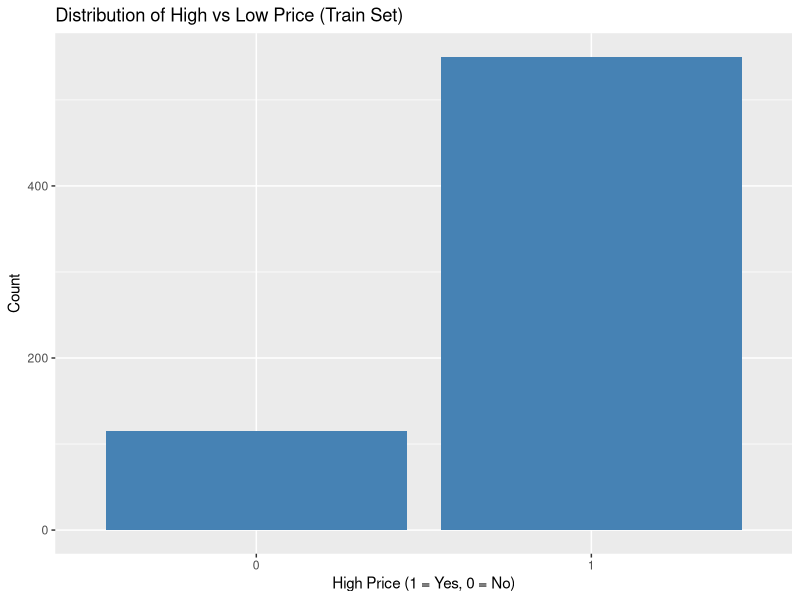
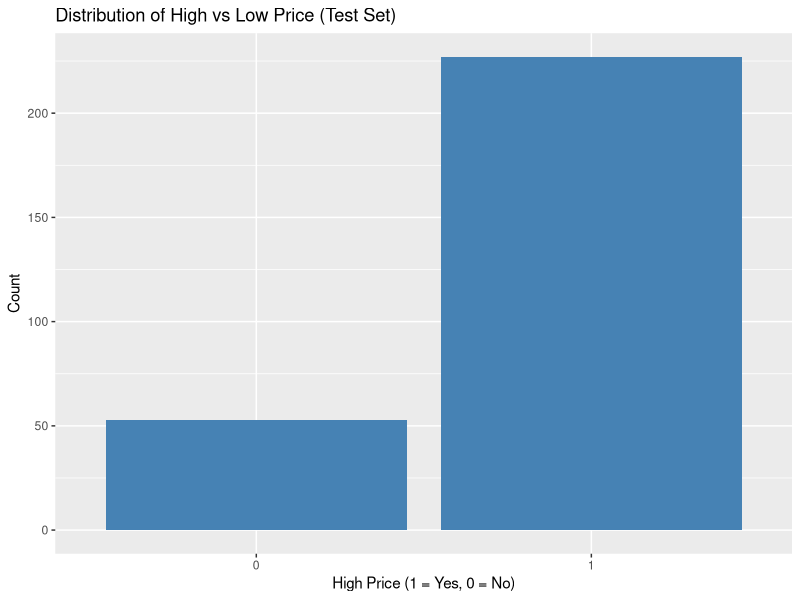
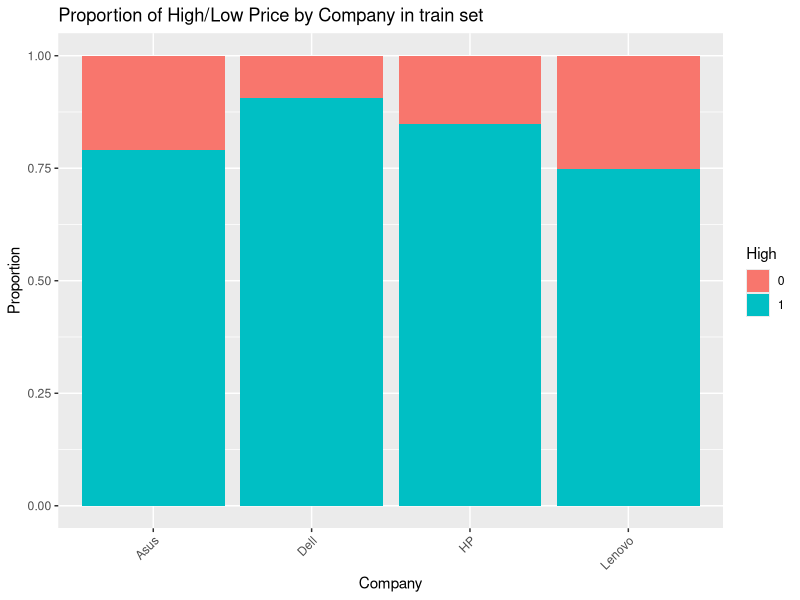
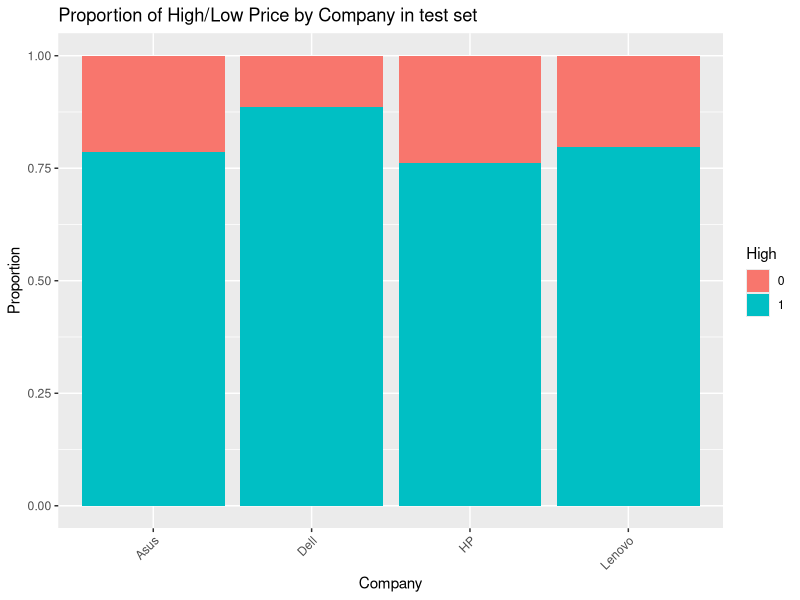
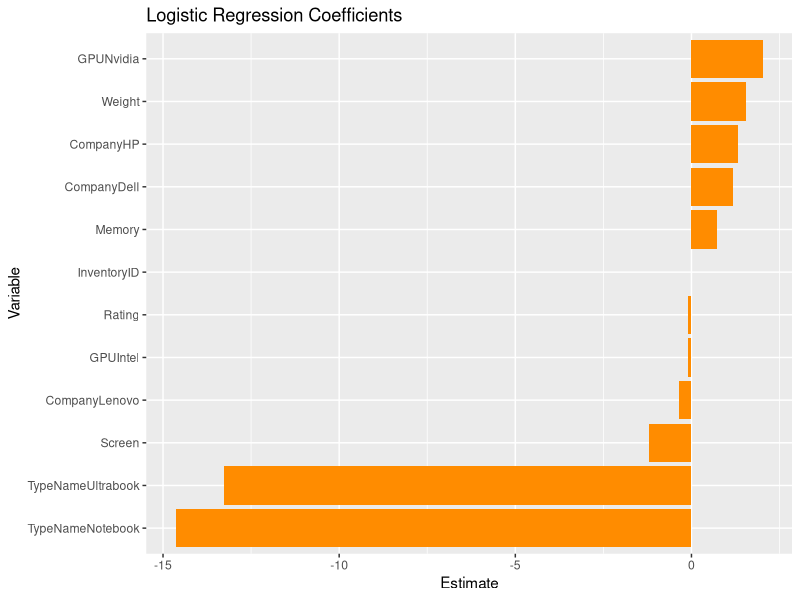
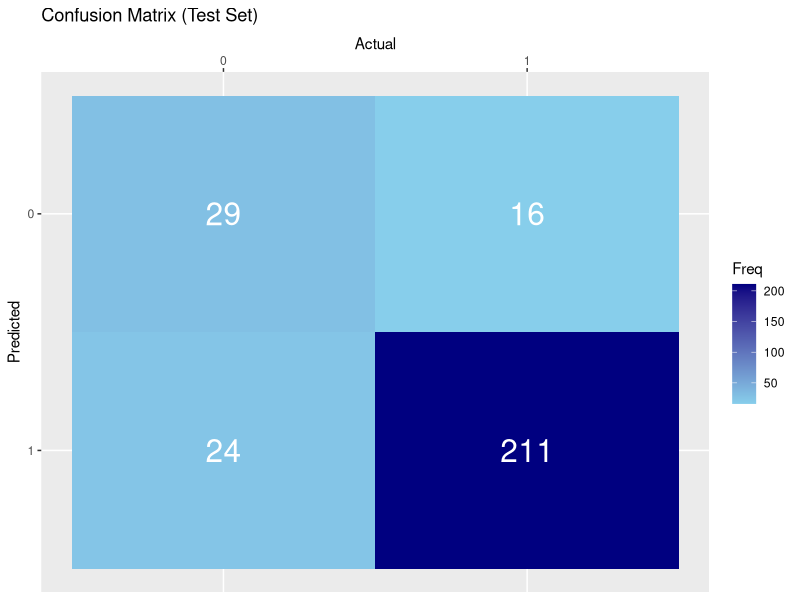

R code for these plots, in order:
## ---- chunk 1
knitr::opts_chunk$set(echo = TRUE)
## ---- chunk 2
library(readr)
library(dplyr)
library(ggplot2)
library(caret)
library(reshape2)
## ---- chunk 3
# NOTE: Data files must be in a 'Data' subdirectory relative to this R Markdown file
# Expected structure:
#   - prob4.Rmd
#   - Data/
#     |- laptop_train.csv
#     |- laptop_test.csv
setwd(dirname(rstudioapi::getSourceEditorContext()$path))

# Read CSV files using relative paths
df_train <- read_csv("Data/laptop_train.csv")
df_test <- read_csv("Data/laptop_test.csv")
## ---- chunk 4
head(df_train)
## ---- chunk 5
head(df_test)
## ---- chunk 6
# We want to know the dimensions of our dataset. 
dim(df_train) # there are 9 features and 665 observations
dim(df_test)  # there are 9 features and 280 observations
## ---- chunk 7
str(df_train) # structure (variable types, first few entries)
str(df_test)  # structure (variable types, first few entries)
## ---- chunk 8
summary(df_train) # summary statistics by column
summary(df_test)  # summary statistics by column
## ---- chunk 9
colSums(is.na(df_train))   # number of NAs per column
anyNA(df_train)            # check if dataset has any missing values
## ---- chunk 10
# Add binary column 'high' to training and test datasets
df_train <- df_train %>%
  mutate(high = ifelse(Price >= 500, 1, 0))

df_test <- df_test %>%
  mutate(high = ifelse(Price >= 500, 1, 0))

# Check the distribution of the new binary variable in training set
table(df_train$high)
prop.table(table(df_train$high))

# Check distribution in test set
table(df_test$high)
prop.table(table(df_test$high))
## ---- chunk 11
# Bar plot of high/low price distribution in training set
ggplot(df_train, aes(factor(high))) +
  geom_bar(fill = "steelblue") +
  labs(title = "Distribution of High vs Low Price (Train Set)",
       x = "High Price (1 = Yes, 0 = No)", y = "Count")
## ---- chunk 12
# Bar plot of high/low price distribution in test set
ggplot(df_test, aes(factor(high))) +
  geom_bar(fill = "steelblue") +
  labs(title = "Distribution of High vs Low Price (Test Set)",
       x = "High Price (1 = Yes, 0 = No)", y = "Count")
## ---- chunk 13
# Bar plot: Company vs High/Low Price in training set

ggplot(df_train, aes(x = Company, fill = factor(high))) +
  geom_bar(position = "fill") +
  labs(title = "Proportion of High/Low Price by Company in train set", 
        y = "Proportion", fill = "High") +
  theme(axis.text.x = element_text(angle = 45, hjust = 1))
## ---- chunk 14
# Bar plot: Company vs High/Low in test set
ggplot(df_test, aes(x = Company, fill = factor(high))) +
  geom_bar(position = "fill") +
  labs(title = "Proportion of High/Low Price by Company in test set", 
        y = "Proportion", fill = "High") +
  theme(axis.text.x = element_text(angle = 45, hjust = 1))
## ---- chunk 15
# Make copies of the original datasets
df_train_orig <- df_train
df_test_orig  <- df_test

# Set seed for reproducibility
set.seed(123)

# Convert 'high' to factor for classification
df_train_orig$high <- factor(df_train_orig$high, levels = c(0,1), labels = c("low","high"))
df_test_orig$high  <- factor(df_test_orig$high,  levels = c(0,1), labels = c("low","high"))

# Upsample the minority class (low price laptops)
df_train_orig_balanced <- upSample(x = subset(df_train_orig, select = -high),
                              y = df_train_orig$high,
                              yname = "high")

# Convert 'high' back to 0/1 for easier analysis
df_train_orig_balanced$high <- ifelse(df_train_orig_balanced$high == "high", 1, 0)

# Check the distribution of the new binary variable in balanced training set
table(df_train_orig_balanced$high)
prop.table(table(df_train_orig_balanced$high))
## ---- chunk 16
# Build logistic regression model
# Dependent variable: 'high' (binary outcome: 1 = high price, 0 = low price)
# Independent variables: InventoryID, Company, TypeName, GPU, Screen, Memory,
# Weight, Rating
# We include all predictors in the model without performing variable selection
# Build logistic regression model
logistic_model <- glm(high ~ InventoryID + Company + TypeName + GPU + Screen +
                    Memory + Weight + Rating,
                    data = df_train,
                    family = "binomial")

# Show model summary
# This outputs coefficient estimates, significance levels,
# and model fit statistics
summary(logistic_model)
## ---- chunk 17
# Which variables are significant in predicting the probability of a
# price's being high? Variables with p-values less than 0.05 are considered
# statistically significant
significant_vars <- summary(logistic_model)$coefficients
significant_vars[significant_vars[,4] < 0.05, ]
## ---- chunk 18
# Bars are colored dark orange for better visibility.
coefs_df <- as.data.frame(summary(logistic_model)$coefficients)
coefs_df$Variable <- rownames(coefs_df)
coefs_df <- coefs_df[coefs_df$Variable != "(Intercept)", ]

ggplot(coefs_df, aes(x = reorder(Variable, Estimate), y = Estimate)) +
  geom_bar(stat = "identity", fill = "darkorange") +
  coord_flip() +
  labs(title = "Logistic Regression Coefficients", x = "Variable", y = "Estimate")
## ---- chunk 19
# Create a new observation
new_laptop <- data.frame(
  InventoryID = 4096,
  Company = "Lenovo",
  TypeName = "Ultrabook",
  GPU = "Intel",
  Screen = 8,
  Memory = 8,
  Weight = 4.2,
  Rating = 7
)

# Show the equation for probability:
# pr(high = 1) = 1 / (1 + exp(-(B0 + B1*InventoryID + ... + B7*Rating)))
coefs <- coef(logistic_model)
coefs

# Calculate logit (Z) manually
Z <- coefs["(Intercept)"] +
     coefs["InventoryID"] * new_laptop$InventoryID +
     coefs[paste0("Company", new_laptop$Company)] +
     coefs[paste0("TypeName", new_laptop$TypeName)] +
     coefs[paste0("GPU", new_laptop$GPU)] +
     coefs["Screen"] * new_laptop$Screen +
     coefs["Memory"] * new_laptop$Memory +
     coefs["Weight"] * new_laptop$Weight +
     coefs["Rating"] * new_laptop$Rating

# Calculate probability
prob <- 1 / (1 + exp(-Z))
print(paste("Predicted probability (manual):", round(prob, 4)))

# Or use predict()
prob_predict <- predict(logistic_model, newdata = new_laptop, type = "response")
print(paste("Predicted probability (predict):", round(prob_predict, 4)))
## ---- chunk 20
# Generate predictions on test set
test_predictions <- predict(logistic_model, newdata = df_test, type = "response")

# Convert probabilities to binary predictions using 0.5 cutoff
predicted_classes <- ifelse(test_predictions >= 0.5, 1, 0)

# Calculate accuracy
accuracy <- mean(predicted_classes == df_test$high)

# Create confusion matrix
conf_matrix <- table(Predicted = predicted_classes, Actual = df_test$high)

# Display results
print("Confusion Matrix:")
print(conf_matrix)
print(paste("Accuracy:", round(accuracy * 100, 2), "%"))
## ---- chunk 21
# Visualize confusion matrix as heatmap
cm_df <- as.data.frame(conf_matrix)
colnames(cm_df) <- c("Predicted", "Actual", "Freq")
cm_df$Predicted <- factor(cm_df$Predicted, levels = c(1, 0))
cm_df$Actual <- factor(cm_df$Actual, levels = c(0, 1))

ggplot(cm_df, aes(x = Actual, y = Predicted, fill = Freq)) +
  geom_tile() +
  geom_text(aes(label = Freq), color = "white", size = 8) +
  scale_fill_gradient(low = "skyblue", high = "navy") +
  labs(
    title = "Confusion Matrix (Test Set)",
    x = "Actual",
    y = "Predicted"
  ) +
  scale_x_discrete(position = "top") # Put Actual labels on top to match table
